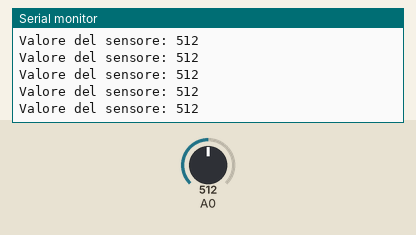
Simulated run of this sketch. Board: Arduino Uno, built with avr-gcc and run on an emulated ATmega328P. Parts: the last lines printed to the serial monitor. The inputs (shaded band) are chosen by the test bench; at power-on: A0 = 512.

Above: at 1.2 s.
1.3 s: A0 set to 716
At 1.56 s:
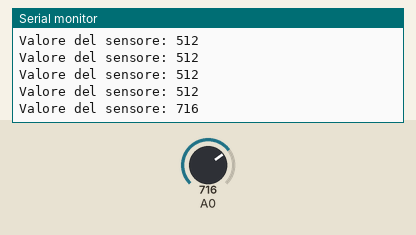
2.8 s: A0 set to 900
At 2.96 s:
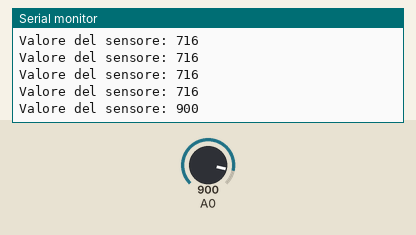
Timing chart, 0 to 5.8 s (numbered marks = the images above; inputs shaded):
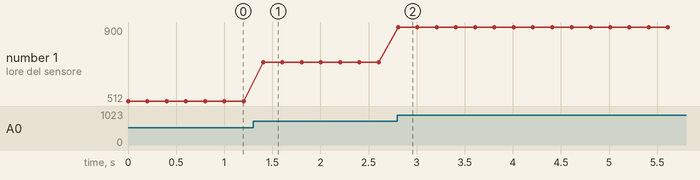

The sketch:

AnalogSensorRead.ino
```cpp
/***************************************************
 *    SKETCH GENERICO TEST LETTURA SENSORE ANALOGICO
 *
 *
 *    Author: Stefano Capezzone
 *    Version: 1.0
 *    Corso Arduino & Oltre
 *
 */

void setup() {
  Serial.begin(9600); // inizializzo la connessione con il serial monitor

}

void loop() {
  int valore; // dichiaro una variabile per contenere il valore numerico letto
  valore = analogRead(A0); // leggo il valore sul pin A0

  // invio al serial monitor un messaggio di una riga con il valore letto
  Serial.print("Valore del sensore: ");
  Serial.println(valore);

  delay(200); // attendo 200 ms per rallentare il loop

}
```

Measured:
- after the input at 1.3 s, the serial monitor: prints a new line after 0.10 s (image 1)
- after the input at 2.8 s, the serial monitor: prints a new line at once (image 2)
- plotted number 1: 512 → 716 after the input at 1.3 s, 716 → 900 after the input at 2.8 s
